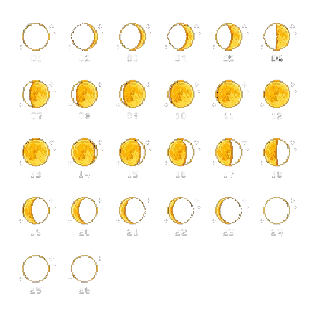
#> input picture resources-round-454x454/moon-phases-30x30.png, 314 x 314 px
$ python generate_venu_resources.py
#> lines starting #> are read from the running program, lines starting #| are printed output that depends on the picture
"""Copy/scale FR965 artwork and prepare it for Venu's API 3.3 renderer.

Requires Pillow. Bitmap crops are separate resources so a large sprite atlas
does not have to coexist with Venu's legacy offscreen buffer. Clock hands are
converted to colored rectangles that can be rotated with software transforms.
"""

from pathlib import Path
import json
import math
import re
import shutil
import xml.etree.ElementTree as ET

from PIL import Image


ROOT = Path(__file__).resolve().parents[1]
SOURCE = ROOT / 'resources-round-454x454'
DESTINATION = ROOT / 'resources-venu'
SCALE = 390 / 454


# [12 lines left out: function always_on_masks, not called in this run]


def pixel(value):
    return math.floor(value * SCALE + 0.5)


# [38 lines left out: function hand_rectangles, not called in this run]


def main():
    DESTINATION.mkdir(exist_ok=True)
    assets = {}
    for path in SOURCE.glob('*.png'):
        with Image.open(path) as original:
#> original is the input picture: PIL image 314x314 RGBA; mean R, G, B, A 24.8, 20.1, 8.4, 26.9
            size = tuple(pixel(value) for value in original.size)
#> size = (270, 270)
            # Indexed transparency remains binary on the original Venu.
            image = original.resize(size, Image.Resampling.NEAREST).convert('RGBA')
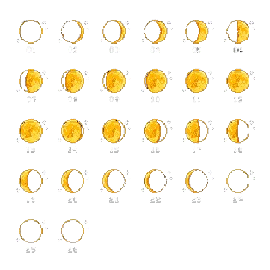
#> image: PIL image 270x270 RGBA; mean R, G, B, A 24.9, 20.2, 8.6, 27; transparent parts drawn white
            image.save(DESTINATION / path.name)
            assets[path.name] = image
#> pass 2 of the loop in main, `for path in SOURCE.glob('*.png'):`:
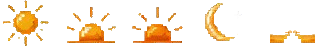
#> input picture resources-round-454x454/sunset-sunrise-tiles-40x40.png, 316 x 48 px
#> in main, original is the input picture: PIL image 316x48 P; mean R, G, B, A 39.2, 26, 8.9, 43.6
#> in main, `image = original.resize(size, Image.Resampling.NEAREST).convert('RGBA')`:
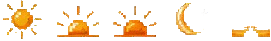
#> image: PIL image 271x41 RGBA; mean R, G, B, A 40.2, 26.5, 9, 44.8; transparent parts drawn white
    (DESTINATION / 'fonts').mkdir(exist_ok=True)
#> (the run stopped early here; a loop or call above may not have finished)
